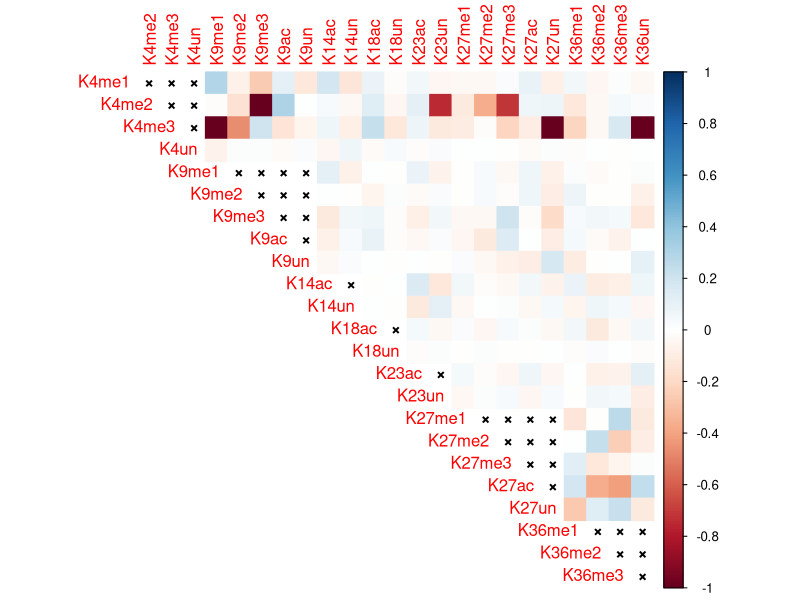
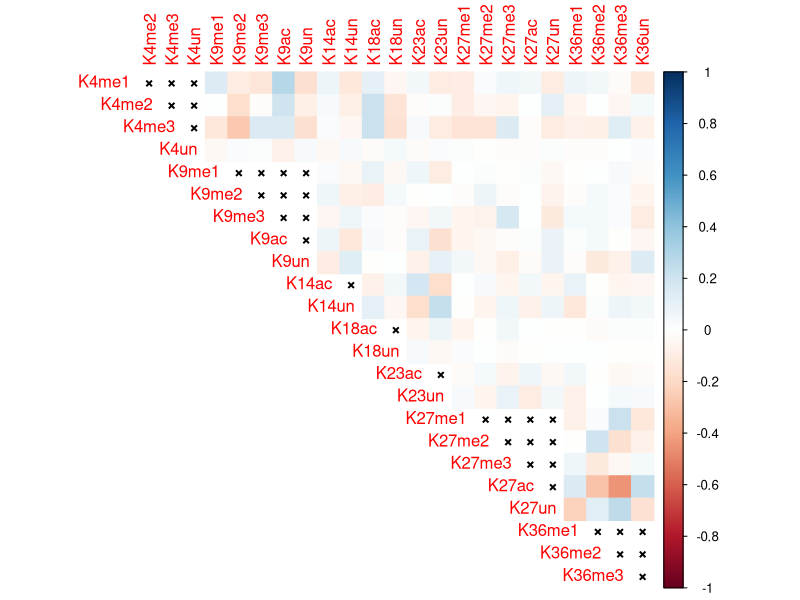
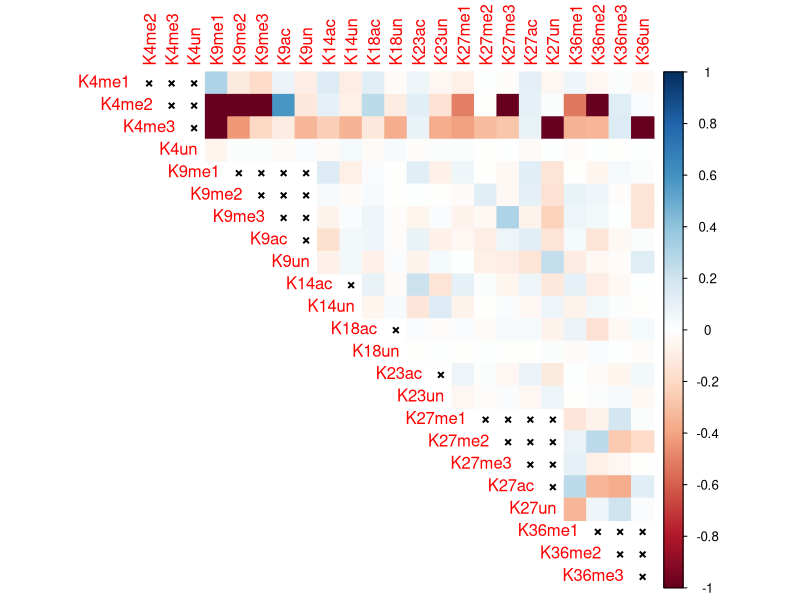
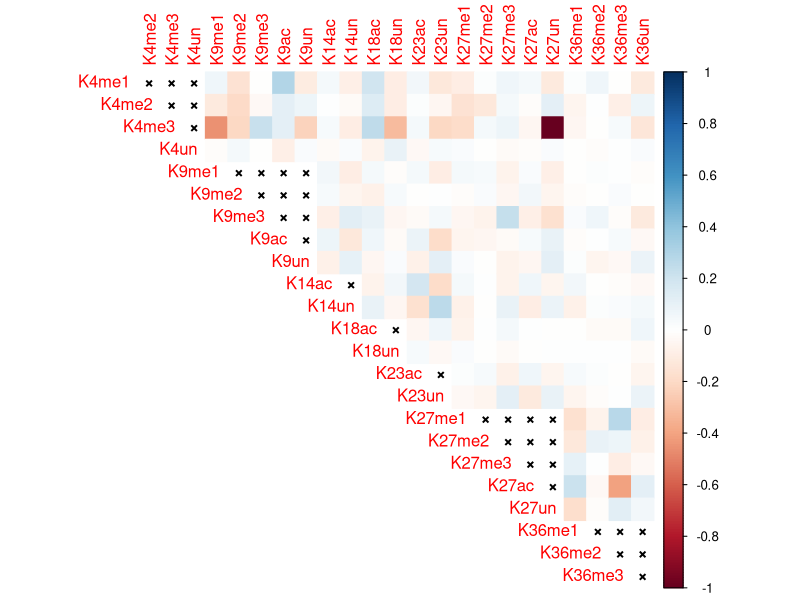
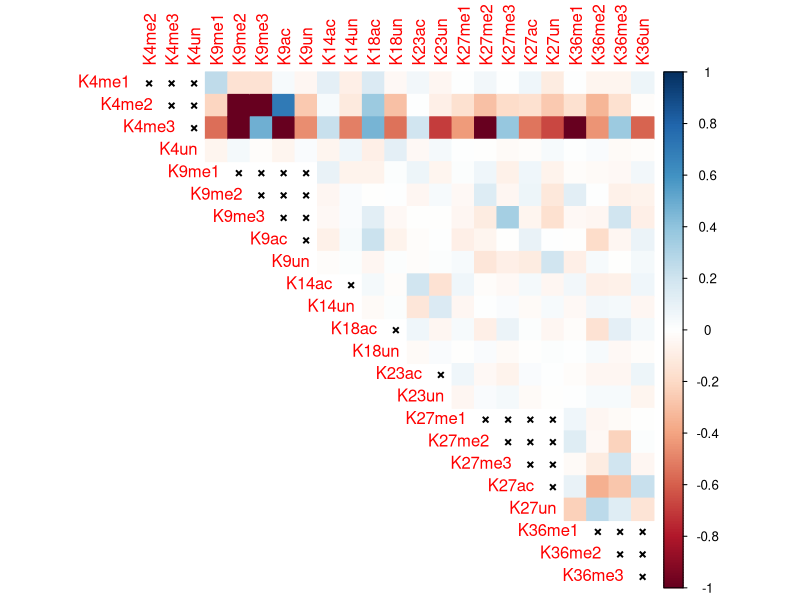
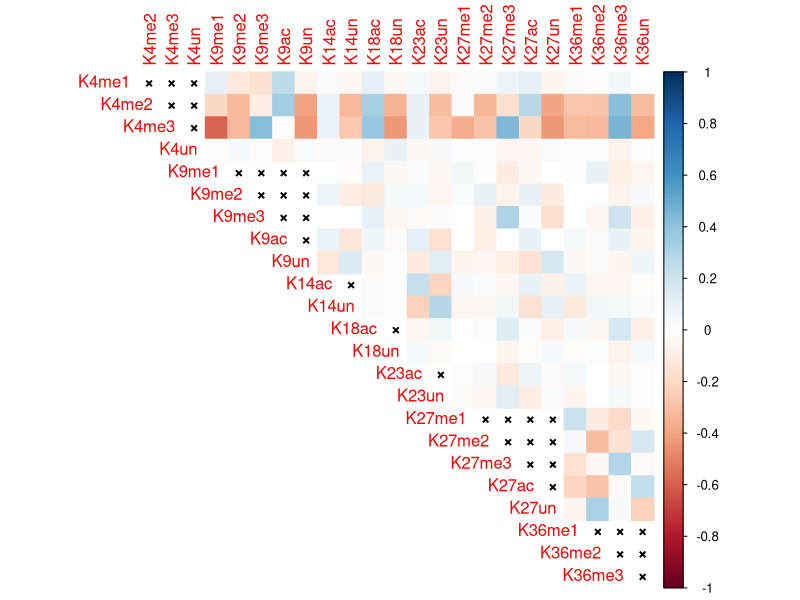

Generate these figures, in order, with R:

# load packages -----------------------------------------------------------

library(readxl)
library(corrplot)
library(RColorBrewer)


# read files --------------------------------------------------------------

H31_ctrl <- read_excel("data/interplay/matrix_all.xlsx", 
                         sheet = "H31 ctrl matrix", col_names = FALSE)


H31_but <- read_excel("data/interplay/matrix_all.xlsx",
                         sheet = "H31 but matrix", col_names = FALSE)


H32_ctrl <- read_excel("data/interplay/matrix_all.xlsx", 
                       sheet = "H32 ctrl matrix", col_names = FALSE)


H32_but <- read_excel("data/interplay/matrix_all.xlsx", 
                      sheet = "H32 but matrix", col_names = FALSE)


H33_ctrl <- read_excel("data/interplay/matrix_all.xlsx", 
                       sheet = "H33 ctrl matrix", col_names = FALSE)


H33_but <- read_excel("data/interplay/matrix_all.xlsx", 
                      sheet = "H33 but matrix", col_names = FALSE)


# convert df to matrix ----------------------------------------------------

H31_ctrl <- as.matrix(H31_ctrl)
H31_but <- as.matrix(H31_but)

H32_ctrl <- as.matrix(H32_ctrl)
H32_but <- as.matrix(H32_but)

H33_ctrl <- as.matrix(H33_ctrl)
H33_but <- as.matrix(H33_but)




# vector of PTM names for row and col names -------------------------------

groupnames <- c("K4me1",
                "K4me2",
                "K4me3",
                "K4un",
                "K9me1",
                "K9me2",
                "K9me3",
                "K9ac",
                "K9un",
                "K14ac",
                "K14un",
                "K18ac",
                "K18un",
                "K23ac",
                "K23un",
                "K27me1",
                "K27me2",
                "K27me3",
                "K27ac",
                "K27un",
                "K36me1",
                "K36me2",
                "K36me3",
                "K36un"
                )



# H31 interplay plots -----------------------------------------------------

rownames(H31_ctrl) <- groupnames
colnames(H31_ctrl) <- groupnames


pdf(file = "figures/H31_ctrl_interplay.pdf")
corrplot(H31_ctrl,
         method = 'color',
         # col = brewer.pal(n = 11, name = "RdBu"),
         type = "upper",
         diag = FALSE,
         na.label = "×"
         )
dev.off()



rownames(H31_but) <- groupnames
colnames(H31_but) <- groupnames


pdf(file = "figures/H31_but_interplay.pdf")
corrplot(H31_but,
         method = 'color',
         # col = brewer.pal(n = 11, name = "RdBu"),
         type = "upper",
         diag = FALSE,
         na.label = "×"
         )
dev.off()


# H32 interplay plots -----------------------------------------------------

rownames(H32_ctrl) <- groupnames
colnames(H32_ctrl) <- groupnames


pdf(file = "figures/H32_ctrl_interplay.pdf")
corrplot(H32_ctrl,
         method = 'color',
         # col = brewer.pal(n = 11, name = "RdBu"),
         type = "upper",
         diag = FALSE,
         na.label = "×"
         )
dev.off()


rownames(H32_but) <- groupnames
colnames(H32_but) <- groupnames


pdf(file = "figures/H32_but_interplay.pdf")
corrplot(H32_but,
         method = 'color',
         # col = brewer.pal(n = 11, name = "RdBu"),
         type = "upper",
         diag = FALSE,
         na.label = "×"
         )
dev.off()


# H33 interplay plots -----------------------------------------------------

rownames(H33_ctrl) <- groupnames
colnames(H33_ctrl) <- groupnames


pdf(file = "figures/H33_ctrl_interplay.pdf")
corrplot(H33_ctrl,
         method = 'color',
         # col = brewer.pal(n = 11, name = "RdBu"),
         type = "upper",
         diag = FALSE,
         na.label = "×"
         )
dev.off()


rownames(H33_but) <- groupnames
colnames(H33_but) <- groupnames


pdf(file = "figures/H33_but_interplay.pdf")
corrplot(H33_but,
         method = 'color',
         # col = brewer.pal(n = 11, name = "RdBu"),
         type = "upper",
         diag = FALSE,
         na.label = "×"
         )
dev.off()

